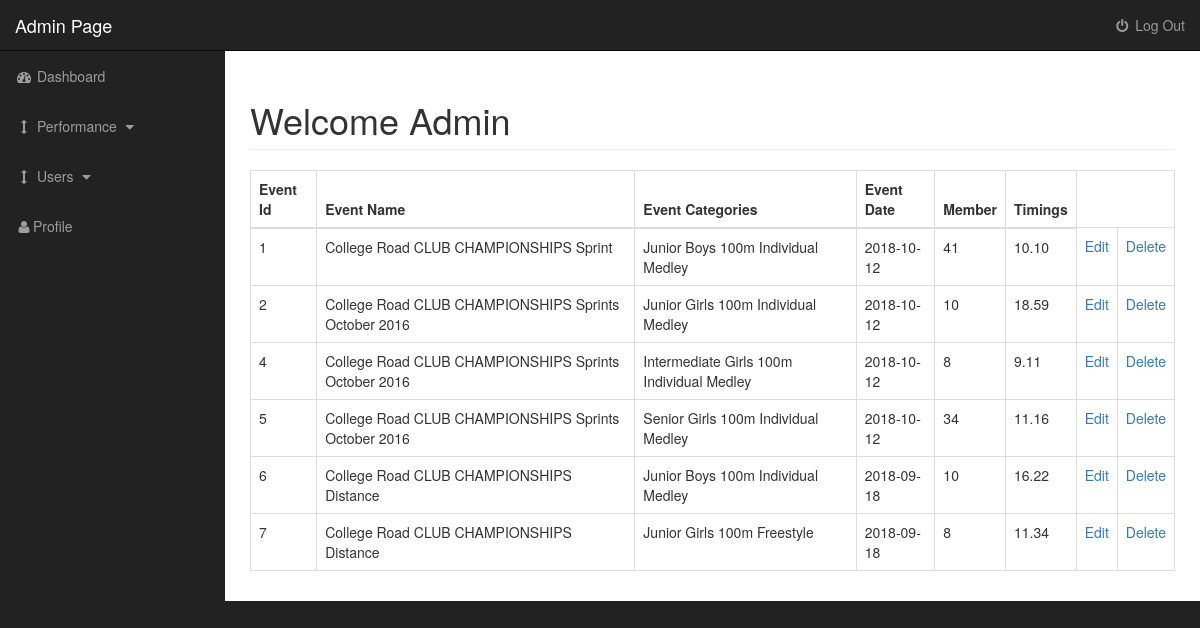
The page /admin/posts.php on the database its author committed.
### tables this page shows
CREATE TABLE `swim_records` (
  `event_id` int(11) NOT NULL,
  `event_name` varchar(255) NOT NULL,
  `event_categories` varchar(255) NOT NULL,
  `event_date` date NOT NULL,
  `member_id` int(11) NOT NULL,
  `time_recorded` decimal(8,2) NOT NULL
);

### admin/includes/view_all_posts.php (the view, shortened to what this page needs)
<table class = "table table-bordered table-hover">
                          <thead>
                              <tr>
                                  <th>Event Id</th>
                                  <th>Event Name</th>
                                  <th>Event Categories</th>
                                  <th>Event Date</th>
                                  <th>Member</th>
                                  <th>Timings</th>
                              </tr>
                          </thead>
                          <tbody>
                             <?php
                              $query = "SELECT * FROM swim_records";
                              $select_records = mysqli_query($connection,$query);
                             while($row = mysqli_fetch_assoc($select_records)){
                                 $event_id = $row['event_id'];
                                 $event_name = $row['event_name'];
                                 $event_categories = $row['event_categories'];
                                 $event_date= $row['event_date'];
                                 $member_id= $row['member_id'];
                                 $time_recorded = $row['time_recorded'];
                              echo "<tr>" ;
                              echo "<td>$event_id</td>";
                              echo "<td>$event_name</td>";
                              echo "<td>$event_categories</td>";
                              echo "<td>$event_date</td>";
                              echo "<td>$member_id</td>";
                              echo "<td>$time_recorded</td>";
                              echo "<td><a href='posts.php?source=edit_post&edit_post={$event_id}'>Edit</a></td>";
                              echo "<td><a href='posts.php?delete={$event_id}'>Delete</a></td>";
                              echo "</tr>" ;
                             }
                             ?>
                          </tbody>
                      </table>

### admin/includes/admin_header.php (shortened to what this page needs)
<!DOCTYPE html>
<html lang="en">
<head>
    <link href="css/bootstrap.min.css" rel="stylesheet">
    <link href="css/sb-admin.css" rel="stylesheet">
    <link href="font-awesome/css/font-awesome.min.css" rel="stylesheet" type="text/css">
</head>
<body>

### admin/posts.php (shortened to what this page needs)
<?php include "includes/admin_header.php"; ?>
<div id="wrapper">
    <?php include "includes/admin_navigation.php"; ?>
        <div id="page-wrapper">
                <div class="container-fluid">
                <div class="row">
                    <div class="col-lg-12">
                        <h1 class="page-header">Welcome Admin <small> <?php $_SESSION['username']?> </small> </h1>
                      <?php
                        if(isset($_GET['source'])){
                        $source = $_GET['source'];
                        } else {
                        $source = '';
                        }
                        switch($source){
                           default:
                           include "includes/view_all_posts.php";
                          break;
                        }
                        ?>
                    </div>
                </div>
            </div>
        </div>
   <?php include "includes/admin_footer.php"; ?>

### admin/includes/admin_navigation.php (shortened to what this page needs)
<nav class="navbar navbar-inverse navbar-fixed-top" role="navigation">
          <div class="navbar-header">
              <a class="navbar-brand" href="index.php">Admin Page</a>
          </div>
          <ul class="nav navbar-right top-nav">
                      <li>
                          <a href="../includes/logout.php"><i class="fa fa-fw fa-power-off"></i> Log Out</a>
                      </li>
                  </ul>
          <div class="collapse navbar-collapse navbar-ex1-collapse">
              <ul class="nav navbar-nav side-nav">
                  <li>
                      <a href="index.php"><i class="fa fa-fw fa-dashboard"></i> Dashboard</a>
                  </li>
                  <li>
                      <a href="javascript:;" data-toggle="collapse" data-target="#demo"><i class="fa fa-fw fa-arrows-v"></i> Performance <i class="fa fa-fw fa-caret-down"></i></a>
                  </li>
                  <li>
                      <a href="javascript:;" data-toggle="collapse" data-target="#demo1"><i class="fa fa-fw fa-arrows-v"></i> Users <i class="fa fa-fw fa-caret-down"></i></a>
                  </li>
                   <li>
                          <a href="profile.php"><i class="fa fa-fw fa-user"></i>Profile</a>
                      </li>
              </ul>
          </div>
      </nav>

### admin/includes/admin_footer.php (shortened to what this page needs)
 </div>
</body>
</html>

### admin/css/sb-admin.css (style rules this page uses)
body { margin-top: 100px; background-color: #222; }
@media (min-width:768px) { body { margin-top: 50px; } }
#wrapper { padding-left: 0; }
#page-wrapper { width: 100%; padding: 0; background-color: #fff; }
@media (min-width:768px) { #wrapper { padding-left: 225px; } }
@media (min-width:768px) { #page-wrapper { padding: 10px; } }
.top-nav { padding: 0 15px; }
.top-nav>li { display: inline-block; float: left; }
.top-nav>li>a { padding-top: 15px; padding-bottom: 15px; line-height: 20px; color: #999; }
@media (min-width:768px) { .side-nav { position: fixed; top: 51px; left: 225px; width: 225px; margin-left: -225px; border: none; border-radius: 0; overflow-y: auto; background-color: #222; } }
@media (min-width:768px) { .side-nav>li>a { width: 225px; } }

### rows shown on the page
swim_records: event_id "1", event_name "College Road CLUB CHAMPIONSHIPS Sprint", event_categories "Junior Boys 100m Individual Medley", event_date "2018-10-12", member "41", time_recorded "10.10"
swim_records: event_id "2", event_name "College Road CLUB CHAMPIONSHIPS Sprints October 2016", event_categories "Junior Girls 100m Individual Medley", event_date "2018-10-12", member "10", time_recorded "18.59"
swim_records: event_id "4", event_name "College Road CLUB CHAMPIONSHIPS Sprints October 2016", event_categories "Intermediate Girls 100m Individual Medley", event_date "2018-10-12", member "8", time_recorded "9.11"
swim_records: event_id "5", event_name "College Road CLUB CHAMPIONSHIPS Sprints October 2016", event_categories "Senior Girls 100m Individual Medley", event_date "2018-10-12", member "34", time_recorded "11.16"
swim_records: event_id "6", event_name "College Road CLUB CHAMPIONSHIPS Distance", event_categories "Junior Boys 100m Individual Medley", event_date "2018-09-18", member "10", time_recorded "16.22"
swim_records: event_id "7", event_name "College Road CLUB CHAMPIONSHIPS Distance", event_categories "Junior Girls 100m Freestyle", event_date "2018-09-18", member "8", time_recorded "11.34"
